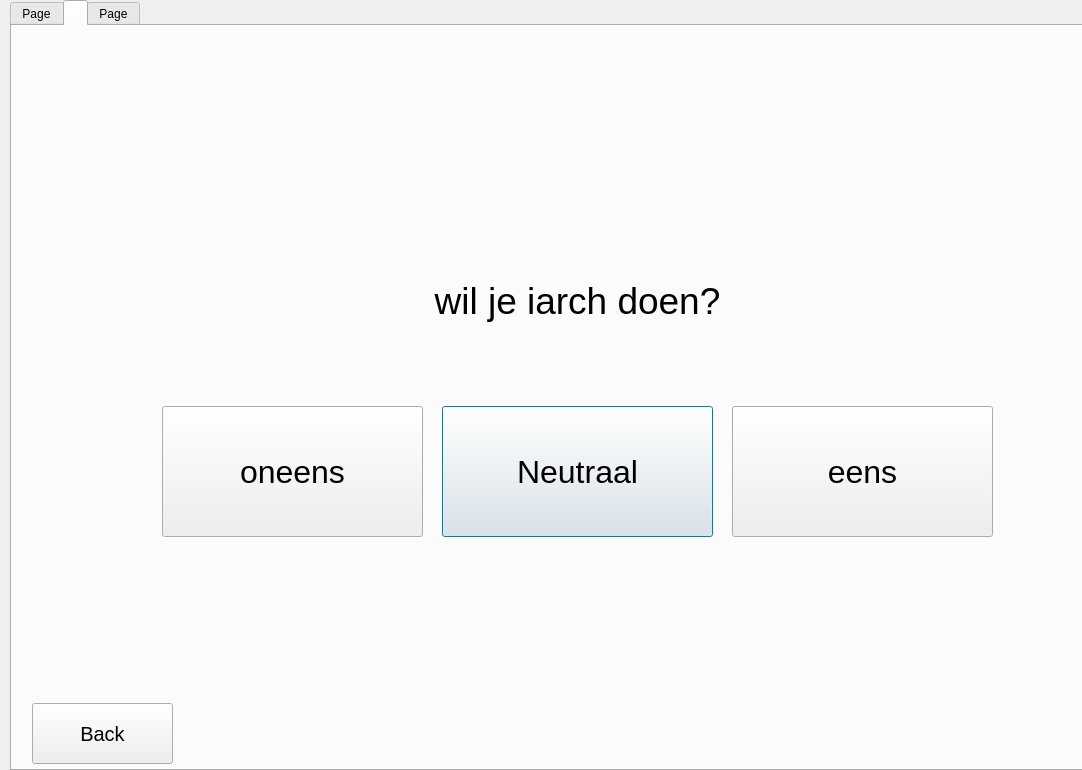
<?xml version="1.0" encoding="UTF-8"?>
<ui version="4.0">
 <class>Dialog</class>
 <widget class="QDialog" name="Dialog">
  <property name="geometry">
   <rect>
    <x>0</x>
    <y>0</y>
    <width>1082</width>
    <height>770</height>
   </rect>
  </property>
  <property name="windowTitle">
   <string>Sorteer hoed</string>
  </property>
  <property name="windowIcon">
   <iconset theme="heod">
    <normaloff>.</normaloff>.</iconset>
  </property>
  <property name="windowOpacity">
   <double>1.000000000000000</double>
  </property>
  <property name="autoFillBackground">
   <bool>true</bool>
  </property>
  <property name="sizeGripEnabled">
   <bool>false</bool>
  </property>
  <widget class="QTabWidget" name="Vraagscherm">
   <property name="geometry">
    <rect>
     <x>10</x>
     <y>0</y>
     <width>1091</width>
     <height>771</height>
    </rect>
   </property>
   <property name="currentIndex">
    <number>1</number>
   </property>
   <widget class="QWidget" name="startscherm">
    <attribute name="title">
     <string>Page</string>
    </attribute>
   </widget>
   <widget class="QWidget" name="Vraagscherm1" native="true">
    <attribute name="title">
     <string/>
    </attribute>
    <widget class="QPushButton" name="neutraal">
     <property name="geometry">
      <rect>
       <x>430</x>
       <y>380</y>
       <width>271</width>
       <height>131</height>
      </rect>
     </property>
     <property name="font">
      <font>
       <family>MS Shell Dlg 2</family>
       <pointsize>24</pointsize>
      </font>
     </property>
     <property name="text">
      <string>Neutraal</string>
     </property>
    </widget>
    <widget class="QPushButton" name="oneens">
     <property name="geometry">
      <rect>
       <x>150</x>
       <y>380</y>
       <width>261</width>
       <height>131</height>
      </rect>
     </property>
     <property name="font">
      <font>
       <pointsize>24</pointsize>
      </font>
     </property>
     <property name="text">
      <string>oneens</string>
     </property>
     <property name="autoDefault">
      <bool>true</bool>
     </property>
     <property name="default">
      <bool>false</bool>
     </property>
    </widget>
    <widget class="QPushButton" name="back">
     <property name="geometry">
      <rect>
       <x>20</x>
       <y>677</y>
       <width>141</width>
       <height>61</height>
      </rect>
     </property>
     <property name="font">
      <font>
       <pointsize>15</pointsize>
      </font>
     </property>
     <property name="text">
      <string>Back</string>
     </property>
    </widget>
    <widget class="QPushButton" name="eens">
     <property name="geometry">
      <rect>
       <x>720</x>
       <y>380</y>
       <width>261</width>
       <height>131</height>
      </rect>
     </property>
     <property name="font">
      <font>
       <pointsize>24</pointsize>
      </font>
     </property>
     <property name="text">
      <string>eens</string>
     </property>
    </widget>
    <widget class="QLabel" name="vraagbox">
     <property name="geometry">
      <rect>
       <x>110</x>
       <y>160</y>
       <width>911</width>
       <height>231</height>
      </rect>
     </property>
     <property name="text">
      <string>&lt;html&gt;&lt;head/&gt;&lt;body&gt;&lt;p&gt;&lt;span style=&quot; font-size:28pt;&quot;&gt;wil je iarch doen?&lt;/span&gt;&lt;/p&gt;&lt;/body&gt;&lt;/html&gt;</string>
     </property>
     <property name="textFormat">
      <enum>Qt::RichText</enum>
     </property>
     <property name="scaledContents">
      <bool>true</bool>
     </property>
     <property name="alignment">
      <set>Qt::AlignCenter</set>
     </property>
     <property name="wordWrap">
      <bool>true</bool>
     </property>
    </widget>
   </widget>
   <widget class="QWidget" name="uitslagscherm">
    <attribute name="title">
     <string>Page</string>
    </attribute>
   </widget>
  </widget>
 </widget>
 <resources/>
 <connections/>
</ui>
